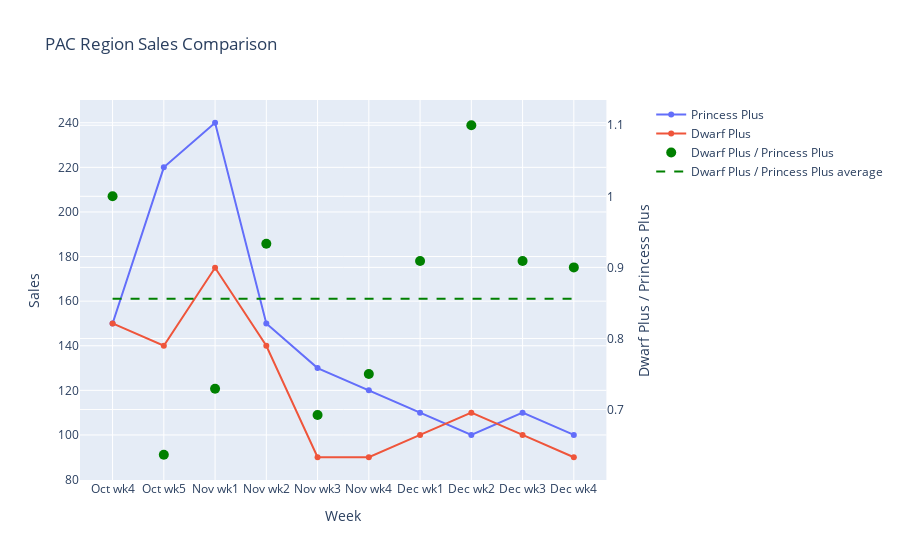

Here is the notebook cell this chart was saved with:
### Code cell
# AMR
region = 'PAC'
comparison[region] = (dwarf_shared[region].values / princess_shared[region].values).mean()

fig = make_subplots(specs=[[{'secondary_y': True}]])
fig.add_trace(go.Scatter(x=princess_shared['week'].values, y=princess_shared[region].values, name='Princess Plus'))
fig.add_trace(go.Scatter(x=dwarf_shared['week'].values, y=dwarf_shared[region].values, name='Dwarf Plus'))
fig.add_trace(go.Scatter(x=dwarf_shared['week'].values, 
                         y=dwarf_shared[region].values / princess_shared[region].values, 
                         name='Dwarf Plus / Princess Plus',
                         mode='markers',
                         marker=dict(
                            symbol='circle',
                            size=10, 
                            color='green'
                        )),
              secondary_y=True)
fig.add_trace(go.Scatter(x=dwarf_shared['week'].values, 
                         y=[comparison[region]] * len(dwarf_shared[region]), 
                         name='Dwarf Plus / Princess Plus average',
                         mode='lines',
                         line=dict(
                            dash='dash', 
                            color='green'
                        )),
              secondary_y=True)
fig.update_layout(
    title_text=f'{region} Region Sales Comparison',
    xaxis_title='Week',
    yaxis_title='Sales',
    yaxis2_title='Dwarf Plus / Princess Plus',
)
fig.show()

### Figure 1 — Plotly figure (JSON) as saved in the notebook; plotly's stock layout.template omitted (floating-point values rounded to 4 significant figures)
{"data": [{"name": "Princess Plus", "type": "scatter", "x": ["Oct wk4", "Oct wk5", "Nov wk1", "Nov wk2", "Nov wk3", "Nov wk4", "Dec wk1", "Dec wk2", "Dec wk3", "Dec wk4"], "y": [150, 220, 240, 150, 130, 120, 110, 100, 110, 100]}, {"name": "Dwarf Plus", "type": "scatter", "x": ["Oct wk4", "Oct wk5", "Nov wk1", "Nov wk2", "Nov wk3", "Nov wk4", "Dec wk1", "Dec wk2", "Dec wk3", "Dec wk4"], "y": [150, 140, 175, 140, 90, 90, 100, 110, 100, 90]}, {"marker": {"color": "green", "size": 10, "symbol": "circle"}, "mode": "markers", "name": "Dwarf Plus / Princess Plus", "type": "scatter", "x": ["Oct wk4", "Oct wk5", "Nov wk1", "Nov wk2", "Nov wk3", "Nov wk4", "Dec wk1", "Dec wk2", "Dec wk3", "Dec wk4"], "xaxis": "x", "y": [1, 0.6364, 0.7292, 0.9333, 0.6923, 0.75, 0.9091, 1.1, 0.9091, 0.9], "yaxis": "y2"}, {"line": {"color": "green", "dash": "dash"}, "mode": "lines", "name": "Dwarf Plus / Princess Plus average", "type": "scatter", "x": ["Oct wk4", "Oct wk5", "Nov wk1", "Nov wk2", "Nov wk3", "Nov wk4", "Dec wk1", "Dec wk2", "Dec wk3", "Dec wk4"], "xaxis": "x", "y": [0.8559, 0.8559, 0.8559, 0.8559, 0.8559, 0.8559, 0.8559, 0.8559, 0.8559, 0.8559], "yaxis": "y2"}], "layout": {"title": {"text": "PAC Region Sales Comparison"}, "xaxis": {"anchor": "y", "domain": [0, 0.94], "title": {"text": "Week"}}, "yaxis": {"anchor": "x", "domain": [0, 1], "title": {"text": "Sales"}}, "yaxis2": {"anchor": "x", "overlaying": "y", "side": "right", "title": {"text": "Dwarf Plus / Princess Plus"}}}}
